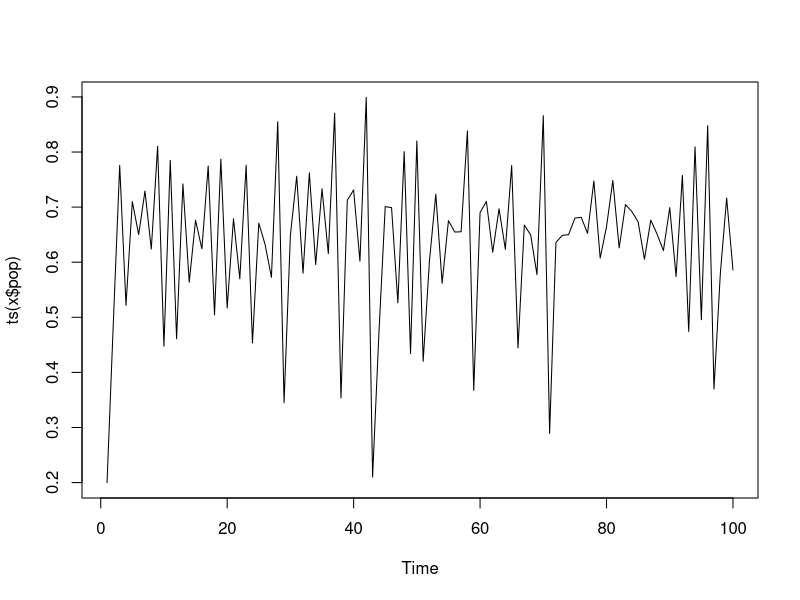
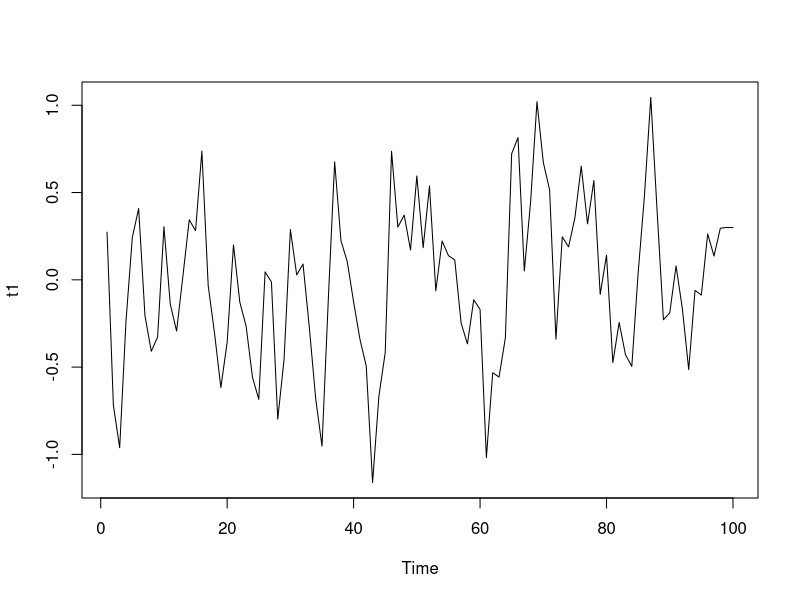
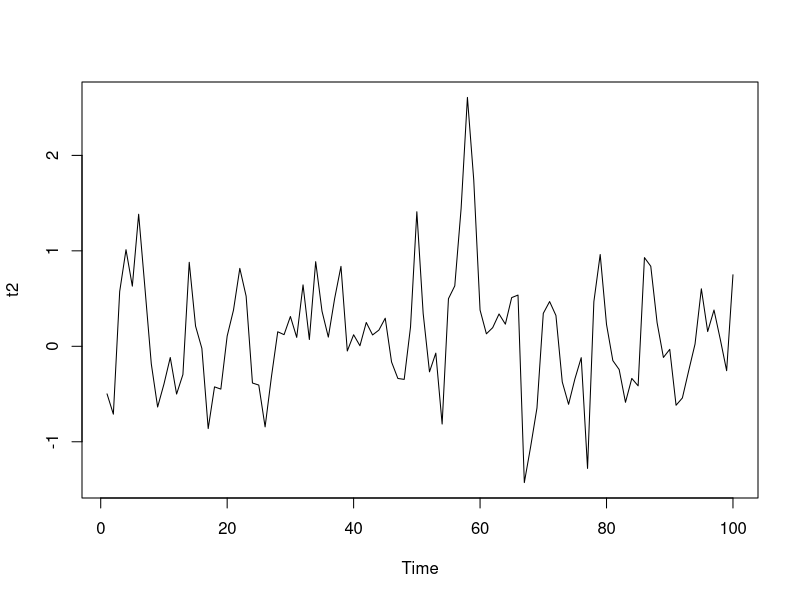

Generate these figures, in order, with R:


# Here a model with truly nonlinear dynamics, including the option to controll process and observation error
logisticModel <- function(K = 1,r = 3,N0 = 0.2,samplesize = 100, processerror=0.1, obsError = 0){
  pop = rep(NA,(samplesize))
  pop[1] = N0
  for (i in 2:(samplesize)){
    pop[i] = pop[i-1] * r * (1 - pop[i-1]/K) * rlnorm(1,0,processerror)
  } 
  out= list()
  out$pop <- pmax(0,pop)
  out$popObs <- rlnorm(samplesize, mean = log(pop) , sd = obsError)
  return(out)
}

x = logisticModel()
plot(ts(x$pop))


# Here simulations of a standard autoregressive model, i.e. this is only uncorrelated noise 

t1 = arima.sim(n = 100, list(ar = c(0.8897, -0.4858), ma = c(-0.2279, 0.2488)),
          sd = sqrt(0.1796))
plot(t1)

# mildly long-tailed
t2 = arima.sim(n = 100, list(ar = c(0.8897, -0.4858), ma = c(-0.2279, 0.2488)),
          rand.gen = function(n, ...) sqrt(0.1796) * rt(n, df = 5))
plot(t2)

# Standard time series analysis 

# https://a-little-book-of-r-for-time-series.readthedocs.io/en/latest/src/timeseries.html

# See also https://cran.r-project.org/web/views/TimeSeries.html


# Forecasting

# https://cran.r-project.org/web/packages/tsfknn/vignettes/tsfknn.html
# https://rpubs.com/mattBrown88/TimeSeriesMachineLearning

# Nonlinearity analysis

# http://math.furman.edu/~dcs/courses/math47/R/library/tseries/html/terasvirta.test.html
# https://www.rdocumentation.org/packages/fNonlinear/versions/3042.79/topics/NonLinTests


# s-map
# I think everything Christian has explained in the last meeting is here 
# https://cran.r-project.org/web/packages/rEDM/vignettes/rEDM-tutorial.html
# install.packages("rEDM")
# There is another package with the s-map, not sure if we need this
# https://github.com/James-Thorson/NLTS
# 
